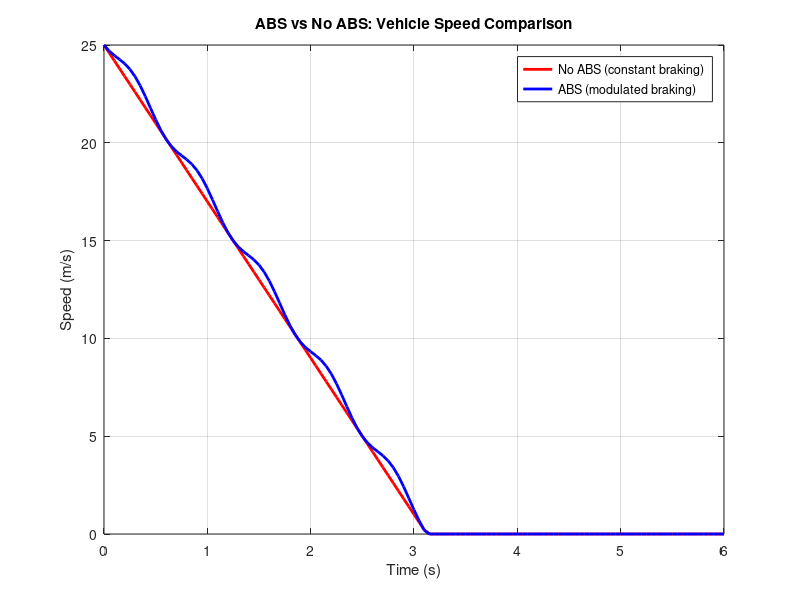

Recreate this plot in MATLAB.
clc; clear; close all;


dt = 0.05;
t = 0:dt:6;

%conditions
v0 = 25;              
a_const = -8;         

v_noABS = zeros(size(t));
v_ABS = zeros(size(t));

v_noABS(1) = v0;
v_ABS(1) = v0;

a_base = -8;
a_amp = 4;  

for i = 2:length(t)
    
    
    v_noABS(i) = v_noABS(i-1) + a_const*dt;
    v_noABS(i) = max(v_noABS(i), 0);
    a_ABS = a_base + a_amp*sin(10*t(i)); 
    v_ABS(i) = v_ABS(i-1) + a_ABS*dt;
    
    if v_ABS(i) < 0
        v_ABS(i) = 0;
    end
end

x_noABS = trapz(t, v_noABS);
x_ABS = trapz(t, v_ABS);
%plot display
figure;
plot(t, v_noABS, 'r', 'LineWidth', 2); hold on;
plot(t, v_ABS, 'b', 'LineWidth', 2);
xlabel('Time (s)');
ylabel('Speed (m/s)');
title('ABS vs No ABS: Vehicle Speed Comparison');
legend('No ABS (constant braking)','ABS (modulated braking)');
grid on;
% Display results
fprintf('Stopping distance (No ABS) = %.2f m\n', x_noABS);
fprintf('Stopping distance (ABS) = %.2f m\n', x_ABS);
